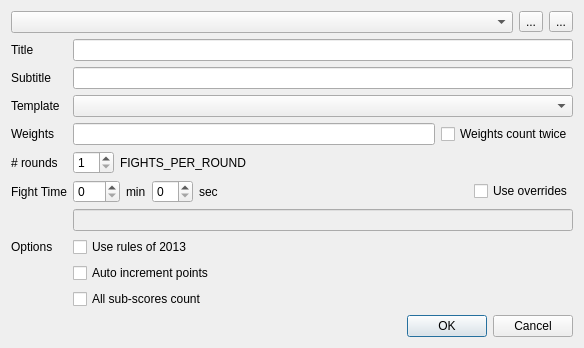
<?xml version="1.0" encoding="UTF-8"?>
<ui version="4.0">
 <class>ModeManagerDlg</class>
 <widget class="QDialog" name="ModeManagerDlg">
  <property name="geometry">
   <rect>
    <x>0</x>
    <y>0</y>
    <width>584</width>
    <height>332</height>
   </rect>
  </property>
  <property name="windowTitle">
   <string>Mode Management</string>
  </property>
  <layout class="QVBoxLayout" name="verticalLayout" stretch="0,1,0">
   <item>
    <layout class="QHBoxLayout" name="horizontalLayout">
     <item>
      <widget class="QComboBox" name="comboBox_mode"/>
     </item>
     <item>
      <widget class="QToolButton" name="toolButton_add">
       <property name="text">
        <string>...</string>
       </property>
       <property name="icon">
        <iconset resource="../base/ipponboard.qrc">
         <normaloff>:/res/icons/add.png</normaloff>:/res/icons/add.png</iconset>
       </property>
      </widget>
     </item>
     <item>
      <widget class="QToolButton" name="toolButton_remove">
       <property name="text">
        <string>...</string>
       </property>
       <property name="icon">
        <iconset resource="../base/ipponboard.qrc">
         <normaloff>:/res/icons/delete.png</normaloff>:/res/icons/delete.png</iconset>
       </property>
      </widget>
     </item>
    </layout>
   </item>
   <item>
    <layout class="QFormLayout" name="formLayout">
     <property name="fieldGrowthPolicy">
      <enum>QFormLayout::AllNonFixedFieldsGrow</enum>
     </property>
     <item row="0" column="0">
      <widget class="QLabel" name="label">
       <property name="text">
        <string>Title</string>
       </property>
      </widget>
     </item>
     <item row="0" column="1">
      <widget class="QLineEdit" name="lineEdit_title"/>
     </item>
     <item row="1" column="0">
      <widget class="QLabel" name="label_2">
       <property name="text">
        <string>Subtitle</string>
       </property>
      </widget>
     </item>
     <item row="1" column="1">
      <widget class="QLineEdit" name="lineEdit_subtitle"/>
     </item>
     <item row="2" column="0">
      <widget class="QLabel" name="label_8">
       <property name="toolTip">
        <string>The fight duration in seconds</string>
       </property>
       <property name="text">
        <string>Template</string>
       </property>
      </widget>
     </item>
     <item row="2" column="1">
      <widget class="QComboBox" name="comboBox_template"/>
     </item>
     <item row="3" column="0">
      <widget class="QLabel" name="label_3">
       <property name="text">
        <string>Weights</string>
       </property>
      </widget>
     </item>
     <item row="3" column="1">
      <layout class="QHBoxLayout" name="horizontalLayout_2">
       <property name="topMargin">
        <number>0</number>
       </property>
       <item>
        <widget class="QLineEdit" name="lineEdit_weights">
         <property name="frame">
          <bool>true</bool>
         </property>
        </widget>
       </item>
       <item>
        <widget class="QCheckBox" name="checkBox_doubleWeights">
         <property name="toolTip">
          <string>Indicates that all weights will be used two times</string>
         </property>
         <property name="text">
          <string>Weights count twice</string>
         </property>
        </widget>
       </item>
      </layout>
     </item>
     <item row="4" column="0">
      <widget class="QLabel" name="label_4">
       <property name="text">
        <string># rounds</string>
       </property>
      </widget>
     </item>
     <item row="4" column="1">
      <layout class="QHBoxLayout" name="horizontalLayout_3">
       <item>
        <widget class="QSpinBox" name="spinBox_rounds">
         <property name="minimum">
          <number>1</number>
         </property>
        </widget>
       </item>
       <item>
        <widget class="QLabel" name="label_fightsPerRound">
         <property name="text">
          <string>FIGHTS_PER_ROUND</string>
         </property>
        </widget>
       </item>
       <item>
        <spacer name="horizontalSpacer_2">
         <property name="orientation">
          <enum>Qt::Horizontal</enum>
         </property>
         <property name="sizeHint" stdset="0">
          <size>
           <width>40</width>
           <height>20</height>
          </size>
         </property>
        </spacer>
       </item>
      </layout>
     </item>
     <item row="5" column="0">
      <widget class="QLabel" name="label_6">
       <property name="toolTip">
        <string>The fight duration</string>
       </property>
       <property name="text">
        <string>Fight Time</string>
       </property>
      </widget>
     </item>
     <item row="5" column="1">
      <layout class="QHBoxLayout" name="horizontalLayout_4">
       <item>
        <widget class="QSpinBox" name="spinBox_fightTimeMinutes">
         <property name="minimum">
          <number>0</number>
         </property>
         <property name="maximum">
          <number>720</number>
         </property>
        </widget>
       </item>
       <item>
        <widget class="QLabel" name="label_10">
         <property name="text">
          <string>min</string>
         </property>
        </widget>
       </item>
       <item>
        <widget class="QSpinBox" name="spinBox_fightTimeSeconds">
         <property name="suffix">
          <string/>
         </property>
         <property name="minimum">
          <number>0</number>
         </property>
         <property name="maximum">
          <number>59</number>
         </property>
        </widget>
       </item>
       <item>
        <widget class="QLabel" name="label_7">
         <property name="text">
          <string>sec</string>
         </property>
        </widget>
       </item>
       <item>
        <spacer name="horizontalSpacer_3">
         <property name="orientation">
          <enum>Qt::Horizontal</enum>
         </property>
         <property name="sizeHint" stdset="0">
          <size>
           <width>40</width>
           <height>20</height>
          </size>
         </property>
        </spacer>
       </item>
       <item>
        <widget class="QCheckBox" name="checkBox_timeOverrides">
         <property name="toolTip">
          <string>Enables to specify overrides for the fight time for certain categories. E.g. &quot;U12:120;U15:180;U18:240&quot;</string>
         </property>
         <property name="text">
          <string>Use overrides</string>
         </property>
        </widget>
       </item>
      </layout>
     </item>
     <item row="6" column="1">
      <layout class="QHBoxLayout" name="horizontalLayout_6">
       <property name="topMargin">
        <number>0</number>
       </property>
       <item>
        <widget class="QLineEdit" name="lineEdit_timeOverrides">
         <property name="enabled">
          <bool>false</bool>
         </property>
         <property name="mouseTracking">
          <bool>false</bool>
         </property>
         <property name="acceptDrops">
          <bool>false</bool>
         </property>
         <property name="toolTip">
          <string>The overrides should be something like this:
&quot;U12:120;U15:180;U18:240&quot;
(&lt;identifier&gt;:&lt;time in seconds&gt;;&lt;identifier&gt;...)
Note: the time must be specified in seconds alone</string>
         </property>
         <property name="frame">
          <bool>true</bool>
         </property>
         <property name="readOnly">
          <bool>false</bool>
         </property>
        </widget>
       </item>
      </layout>
     </item>
     <item row="7" column="0">
      <widget class="QLabel" name="label_9">
       <property name="toolTip">
        <string>The fight duration in seconds</string>
       </property>
       <property name="text">
        <string>Options</string>
       </property>
      </widget>
     </item>
     <item row="7" column="1">
      <widget class="QCheckBox" name="checkBox_2013Rules">
       <property name="toolTip">
        <string>Use the offical IJF rules of 2013</string>
       </property>
       <property name="text">
        <string>Use rules of 2013</string>
       </property>
      </widget>
     </item>
     <item row="8" column="1">
      <widget class="QCheckBox" name="checkBox_autoIncrement">
       <property name="toolTip">
        <string>Automatically add points during Osae-komi</string>
       </property>
       <property name="text">
        <string>Auto increment points</string>
       </property>
      </widget>
     </item>
     <item row="9" column="1">
      <widget class="QCheckBox" name="checkBox_allSubscoresCount">
       <property name="toolTip">
        <string>Sub-scores are valued even if the fight is lost</string>
       </property>
       <property name="text">
        <string>All sub-scores count</string>
       </property>
      </widget>
     </item>
    </layout>
   </item>
   <item>
    <widget class="QDialogButtonBox" name="buttonBox">
     <property name="orientation">
      <enum>Qt::Horizontal</enum>
     </property>
     <property name="standardButtons">
      <set>QDialogButtonBox::Cancel|QDialogButtonBox::Ok</set>
     </property>
     <property name="centerButtons">
      <bool>false</bool>
     </property>
    </widget>
   </item>
  </layout>
 </widget>
 <tabstops>
  <tabstop>comboBox_mode</tabstop>
  <tabstop>toolButton_add</tabstop>
  <tabstop>toolButton_remove</tabstop>
  <tabstop>lineEdit_title</tabstop>
  <tabstop>lineEdit_subtitle</tabstop>
  <tabstop>comboBox_template</tabstop>
  <tabstop>lineEdit_weights</tabstop>
  <tabstop>checkBox_doubleWeights</tabstop>
  <tabstop>spinBox_rounds</tabstop>
  <tabstop>spinBox_fightTimeSeconds</tabstop>
  <tabstop>lineEdit_timeOverrides</tabstop>
  <tabstop>checkBox_2013Rules</tabstop>
  <tabstop>checkBox_autoIncrement</tabstop>
  <tabstop>checkBox_allSubscoresCount</tabstop>
  <tabstop>buttonBox</tabstop>
 </tabstops>
 <resources>
  <include location="../base/ipponboard.qrc"/>
  <include location="../base/ipponboard.qrc"/>
 </resources>
 <connections>
  <connection>
   <sender>buttonBox</sender>
   <signal>accepted()</signal>
   <receiver>ModeManagerDlg</receiver>
   <slot>accept()</slot>
   <hints>
    <hint type="sourcelabel">
     <x>257</x>
     <y>322</y>
    </hint>
    <hint type="destinationlabel">
     <x>157</x>
     <y>274</y>
    </hint>
   </hints>
  </connection>
  <connection>
   <sender>buttonBox</sender>
   <signal>rejected()</signal>
   <receiver>ModeManagerDlg</receiver>
   <slot>reject()</slot>
   <hints>
    <hint type="sourcelabel">
     <x>325</x>
     <y>322</y>
    </hint>
    <hint type="destinationlabel">
     <x>286</x>
     <y>274</y>
    </hint>
   </hints>
  </connection>
 </connections>
</ui>
